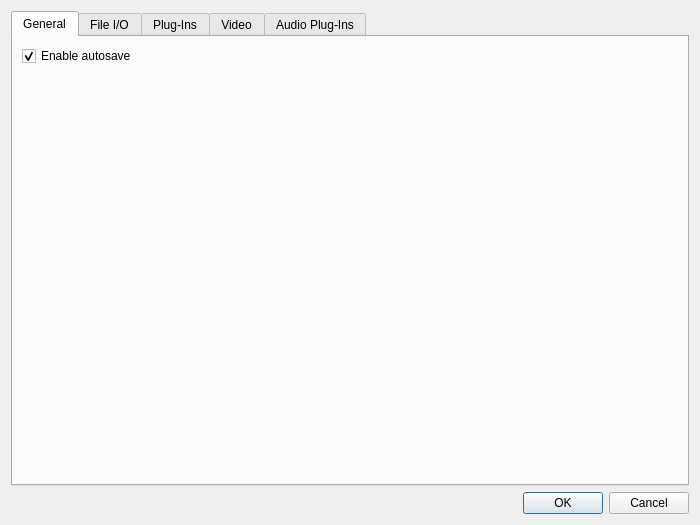
<?xml version="1.0" encoding="UTF-8"?>
<ui version="4.0">
 <class>PreferencesDialog</class>
 <widget class="QDialog" name="PreferencesDialog">
  <property name="geometry">
   <rect>
    <x>0</x>
    <y>0</y>
    <width>700</width>
    <height>480</height>
   </rect>
  </property>
  <property name="windowTitle">
   <string>Preferences</string>
  </property>
  <layout class="QVBoxLayout" name="verticalLayout">
   <item>
    <widget class="QTabWidget" name="tabs">
     <widget class="QWidget" name="tabGeneral">
      <attribute name="title">
       <string>General</string>
      </attribute>
      <layout class="QVBoxLayout" name="generalLayout">
       <item>
        <widget class="QCheckBox" name="checkAutoSave">
         <property name="text">
          <string>Enable autosave</string>
         </property>
         <property name="checked">
          <bool>true</bool>
         </property>
        </widget>
       </item>
       <item>
        <spacer name="generalSpacer">
         <property name="orientation">
          <enum>Qt::Vertical</enum>
         </property>
         <property name="sizeHint" stdset="0">
          <size>
           <width>20</width>
           <height>40</height>
          </size>
         </property>
        </spacer>
       </item>
      </layout>
     </widget>
     <widget class="QWidget" name="tabFileIo">
      <attribute name="title">
       <string>File I/O</string>
      </attribute>
      <layout class="QVBoxLayout" name="fileIoLayout">
       <item>
        <widget class="QLabel" name="fileIoInfo">
         <property name="text">
          <string>Vegas FileIO plug-ins are proprietary; OpenVegas uses FFmpeg later. Path below is for reference only.</string>
         </property>
         <property name="wordWrap">
          <bool>true</bool>
         </property>
        </widget>
       </item>
      </layout>
     </widget>
     <widget class="QWidget" name="tabPlugins">
      <attribute name="title">
       <string>Plug-Ins</string>
      </attribute>
      <layout class="QVBoxLayout" name="pluginsLayout">
       <item>
        <widget class="QLabel" name="vegasPathLabel">
         <property name="text">
          <string>Vegas Pro Program Files folder</string>
         </property>
        </widget>
       </item>
       <item>
        <layout class="QHBoxLayout" name="vegasPathRow">
         <item>
          <widget class="QLineEdit" name="vegasPathEdit"/>
         </item>
         <item>
          <widget class="QPushButton" name="browseVegasButton">
           <property name="text">
            <string>Browse…</string>
           </property>
          </widget>
         </item>
        </layout>
       </item>
       <item>
        <widget class="QLabel" name="ofxPathLabel">
         <property name="text">
          <string>OFX folder (optional override)</string>
         </property>
        </widget>
       </item>
       <item>
        <layout class="QHBoxLayout" name="ofxPathRow">
         <item>
          <widget class="QLineEdit" name="ofxPathEdit"/>
         </item>
         <item>
          <widget class="QPushButton" name="browseOfxButton">
           <property name="text">
            <string>Browse…</string>
           </property>
          </widget>
         </item>
        </layout>
       </item>
       <item>
        <widget class="QCheckBox" name="checkUseVegasOfx">
         <property name="text">
          <string>Scan OFX from Vegas Pro install / sample folder</string>
         </property>
         <property name="checked">
          <bool>true</bool>
         </property>
        </widget>
       </item>
       <item>
        <widget class="QLabel" name="pluginsWarning">
         <property name="text">
          <string>Do not commit build/vegas-runtime or copied Program Files into git. Debug default: SAMPLES/VEGAS-PRO-22-PROGRAM-FILES.</string>
         </property>
         <property name="wordWrap">
          <bool>true</bool>
         </property>
        </widget>
       </item>
       <item>
        <spacer name="pluginsSpacer">
         <property name="orientation">
          <enum>Qt::Vertical</enum>
         </property>
         <property name="sizeHint" stdset="0">
          <size>
           <width>20</width>
           <height>40</height>
          </size>
         </property>
        </spacer>
       </item>
      </layout>
     </widget>
     <widget class="QWidget" name="tabVideo">
      <attribute name="title">
       <string>Video</string>
      </attribute>
      <layout class="QVBoxLayout" name="videoLayout">
       <item>
        <widget class="QLabel" name="hwIntro">
         <property name="text">
          <string>Hardware acceleration is driven through FFmpeg. Every option below is verified by a short trial run before it is used — an accelerator your machine cannot run falls back to software instead of failing the render.</string>
         </property>
         <property name="wordWrap">
          <bool>true</bool>
         </property>
        </widget>
       </item>
       <item>
        <widget class="QGroupBox" name="hwDecodeGroup">
         <property name="title">
          <string>Decoding (playback and scrubbing)</string>
         </property>
         <layout class="QVBoxLayout" name="hwDecodeLayout">
          <item>
           <widget class="QCheckBox" name="checkHwDecode">
            <property name="text">
             <string>Use hardware decoding (DXVA2 / D3D11VA / CUDA — VLD)</string>
            </property>
            <property name="checked">
             <bool>true</bool>
            </property>
           </widget>
          </item>
          <item>
           <layout class="QHBoxLayout" name="hwDecodeRow">
            <item>
             <widget class="QLabel" name="hwDecodeLabel">
              <property name="text">
               <string>Method</string>
              </property>
             </widget>
            </item>
            <item>
             <widget class="QComboBox" name="hwDecodeCombo"/>
            </item>
            <item>
             <spacer name="hwDecodeSpacer">
              <property name="orientation">
               <enum>Qt::Horizontal</enum>
              </property>
              <property name="sizeHint" stdset="0">
               <size>
                <width>40</width>
                <height>20</height>
               </size>
              </property>
             </spacer>
            </item>
           </layout>
          </item>
         </layout>
        </widget>
       </item>
       <item>
        <widget class="QGroupBox" name="hwEncodeGroup">
         <property name="title">
          <string>Encoding (Render As)</string>
         </property>
         <layout class="QVBoxLayout" name="hwEncodeLayout">
          <item>
           <layout class="QHBoxLayout" name="hwEncodeRow">
            <item>
             <widget class="QLabel" name="hwEncodeLabel">
              <property name="text">
               <string>Encoder</string>
              </property>
             </widget>
            </item>
            <item>
             <widget class="QComboBox" name="hwEncodeCombo"/>
            </item>
            <item>
             <widget class="QPushButton" name="hwDetectButton">
              <property name="text">
               <string>Detect…</string>
              </property>
             </widget>
            </item>
           </layout>
          </item>
          <item>
           <widget class="QLabel" name="hwStatusLabel">
            <property name="text">
             <string/>
            </property>
            <property name="wordWrap">
             <bool>true</bool>
            </property>
           </widget>
          </item>
         </layout>
        </widget>
       </item>
       <item>
        <spacer name="videoSpacer">
         <property name="orientation">
          <enum>Qt::Vertical</enum>
         </property>
         <property name="sizeHint" stdset="0">
          <size>
           <width>20</width>
           <height>40</height>
          </size>
         </property>
        </spacer>
       </item>
      </layout>
     </widget>
     <widget class="QWidget" name="tabVst">
      <attribute name="title">
       <string>Audio Plug-Ins</string>
      </attribute>
      <layout class="QVBoxLayout" name="vstLayout">
       <item>
        <widget class="QLabel" name="sharedFxLabel">
         <property name="text">
          <string>Standard VEGAS Pro (Sound Forge) audio effects</string>
         </property>
        </widget>
       </item>
       <item>
        <widget class="QComboBox" name="sharedFxModeCombo">
         <item>
          <property name="text">
           <string>Replace with your own plugin implementations</string>
          </property>
         </item>
         <item>
          <property name="text">
           <string>Disable your own plugin implementations</string>
          </property>
         </item>
        </widget>
       </item>
       <item>
        <widget class="QLabel" name="sharedFxHint">
         <property name="text">
          <string>Effects such as Chorus, Reverb, Track EQ and Track Compressor exist both as the installed VEGAS plug-in and as an OpenVegas implementation of the same name. Replacing offers OpenVegas's version; disabling offers the VEGAS plug-in itself, with its own dialog. Effects OpenVegas has no implementation for always come from the plug-in.</string>
         </property>
         <property name="wordWrap">
          <bool>true</bool>
         </property>
        </widget>
       </item>
       <item>
        <widget class="Line" name="sharedFxSeparator">
         <property name="orientation">
          <enum>Qt::Horizontal</enum>
         </property>
        </widget>
       </item>
       <item>
        <widget class="QLabel" name="vstIntro">
         <property name="text">
          <string>Folders scanned for VST1/VST2 (.dll) and VST3 (.vst3). Plug-ins found here are hosted and processed; VST3 needs the Steinberg SDK to have been present at build time.</string>
         </property>
         <property name="wordWrap">
          <bool>true</bool>
         </property>
        </widget>
       </item>
       <item>
        <widget class="QLabel" name="vst1Label">
         <property name="text">
          <string>VST1 search paths (one per line)</string>
         </property>
        </widget>
       </item>
       <item>
        <widget class="QPlainTextEdit" name="vst1PathsEdit">
         <property name="maximumBlockCount">
          <number>0</number>
         </property>
        </widget>
       </item>
       <item>
        <widget class="QLabel" name="vst2Label">
         <property name="text">
          <string>VST2 search paths (one per line)</string>
         </property>
        </widget>
       </item>
       <item>
        <widget class="QPlainTextEdit" name="vst2PathsEdit">
         <property name="maximumBlockCount">
          <number>0</number>
         </property>
        </widget>
       </item>
       <item>
        <widget class="QLabel" name="vst3Label">
         <property name="text">
          <string>VST3 search paths (one per line)</string>
         </property>
        </widget>
       </item>
       <item>
        <widget class="QPlainTextEdit" name="vst3PathsEdit"/>
       </item>
       <item>
        <layout class="QHBoxLayout" name="vstBtnRow">
         <item>
          <widget class="QPushButton" name="vstDefaultsButton">
           <property name="text">
            <string>Reset to defaults</string>
           </property>
          </widget>
         </item>
         <item>
          <widget class="QPushButton" name="vstRescanButton">
           <property name="text">
            <string>Rescan</string>
           </property>
          </widget>
         </item>
         <item>
          <spacer name="vstBtnSpacer">
           <property name="orientation">
            <enum>Qt::Horizontal</enum>
           </property>
           <property name="sizeHint" stdset="0">
            <size>
             <width>40</width>
             <height>20</height>
            </size>
           </property>
          </spacer>
         </item>
        </layout>
       </item>
       <item>
        <widget class="QLabel" name="vstScanStatus">
         <property name="text">
          <string/>
         </property>
         <property name="wordWrap">
          <bool>true</bool>
         </property>
        </widget>
       </item>
      </layout>
     </widget>
    </widget>
   </item>
   <item>
    <widget class="QDialogButtonBox" name="buttonBox">
     <property name="standardButtons">
      <set>QDialogButtonBox::Cancel|QDialogButtonBox::Ok</set>
     </property>
    </widget>
   </item>
  </layout>
 </widget>
 <resources/>
 <connections>
  <connection>
   <sender>buttonBox</sender>
   <signal>accepted()</signal>
   <receiver>PreferencesDialog</receiver>
   <slot>accept()</slot>
  </connection>
  <connection>
   <sender>buttonBox</sender>
   <signal>rejected()</signal>
   <receiver>PreferencesDialog</receiver>
   <slot>reject()</slot>
  </connection>
 </connections>
</ui>
